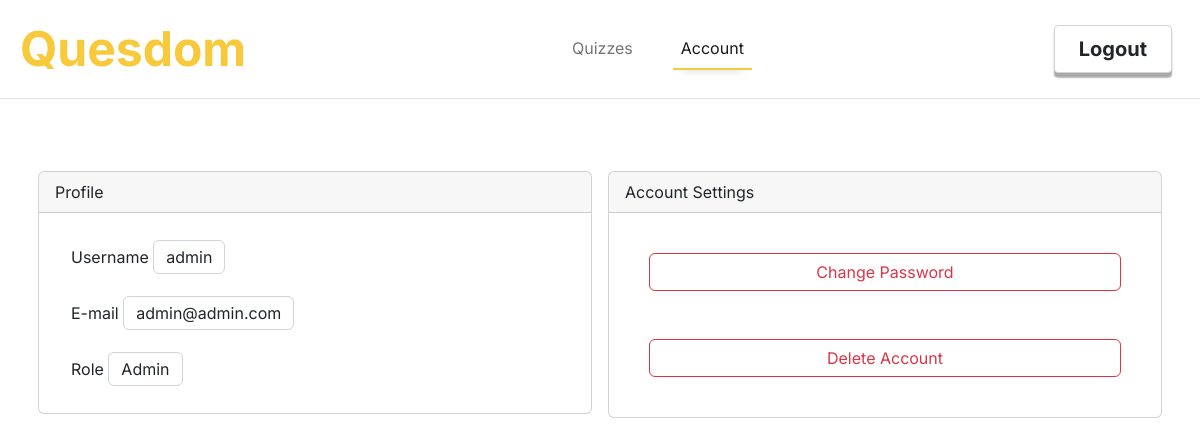
Screenshot of /admin/account (signed in) with the database file from the repository.
### quesdom/models.py (models this page shows, shortened)
class Users(db.Model, UserMixin):
    id = db.Column(db.Integer, primary_key = True)
    username = db.Column(db.String(30), unique=True, nullable= False)
    email = db.Column(db.String(50), unique=True,nullable=False)
    password = db.Column(db.String(60), nullable=False)
    role = db.Column(db.String(20), nullable=False)
    answers = db.relationship('Answers',backref='answers',lazy=True)
    quizzes = db.relationship('Quizzes',backref='quizzes',lazy=True)
    tr_id = db.Column(db.Integer, db.ForeignKey('teachers.id'), nullable = True)
    stu_id = db.Column(db.Integer, db.ForeignKey('students.id'), nullable = True)

### quesdom/routes.py (the view)
@app.route('/admin/account')
@login_required
def admin_account():
    if current_user.role == 'Admin':
        return render_template('admin_account.html',q_played = get_quizzes_played().count(), title='My Account')
    return render_template('admin_account.html',title='My Account')

### quesdom/models.py (called while the page is built)
@login_manager.user_loader
def load_user(user_id):
    return Users.query.get(int(user_id))

### quesdom/routes.py (called while the page is built)
def get_quizzes_played():
    quizzes = []
    for answer in Answers.query.all():
            if answer.user_id == current_user.id:
                questions = Questions.query.filter_by(id = answer.question_id)
                for question in questions:
                    quiz = Quizzes.query.get(question.quiz_id)
                    if not quiz.id in quizzes:
                        quizzes.append(quiz.id)
    return Quizzes.query.filter(Quizzes.id.in_(quizzes))

### quesdom/templates/admin_account.html (shortened to what this page needs)
{%extends "admin_layout.html"%}
{%block content%}
<div class="content-section row gap-0 pt-md-5">
    <div class="col-12 p-2">
    </div>
    <div class="col-12 col-sm-6 col-md-6 p-2">
        <div class="card profile-card">
            <div class="card-header">
                Profile
            </div>
            <div class="card-body">
                <div class="p-3">
                    <span>Username</span> <span class="form-control d-inline">{{current_user.username}}</span>
                </div>
                <div class="p-3">
                    <span>E-mail</span> <span class="form-control d-inline">{{current_user.email}}</span>
                </div>
                <div class="p-3">
                    <span>Role</span> <span class="form-control d-inline">{{current_user.role}}</span>
                </div>
            </div>
        </div>
    </div>
    <div class="col-12 col-sm-6 col-md-6 p-2">
        <div class="card account-card">
            <div class="card-header">
                Account Settings
            </div>
            <div class="card-body">
                <div class="p-4">
                    <a class="btn btn-outline-danger w-100" href="{{url_for('admin_updatepassword')}}">Change Password</a>
                </div>
                <div class="p-4">
                    <a class="btn btn-outline-danger w-100" href="#">Delete Account</a>
                </div>
            </div>
        </div>
    </div>
</div>
{% endblock %}

### quesdom/static/styles.css (style rules this page uses)
:root { --main-color: rgb(248,201,59); }

### rows the page displays
Users: username "admin", email "admin@admin.com", role "Admin"
